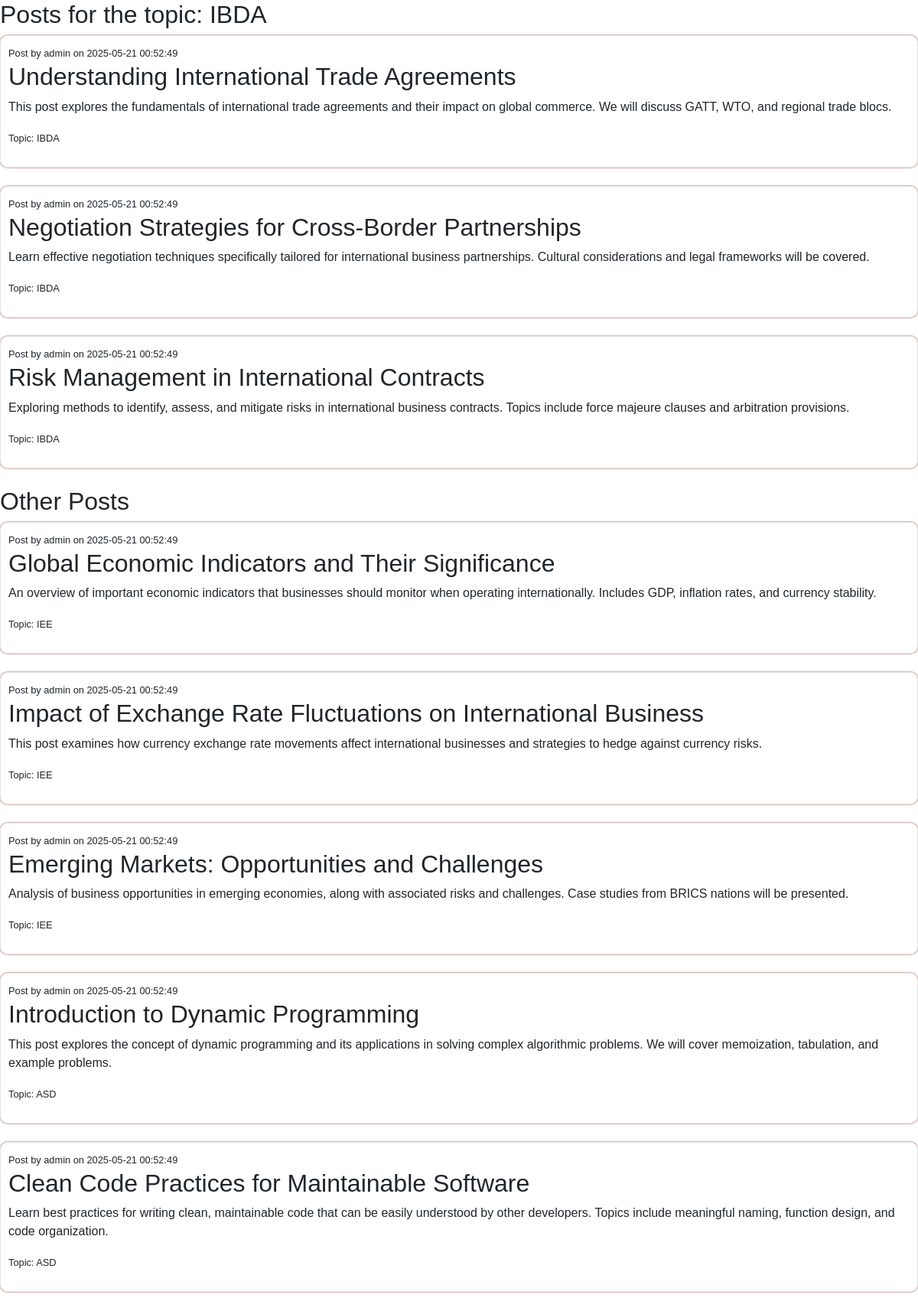
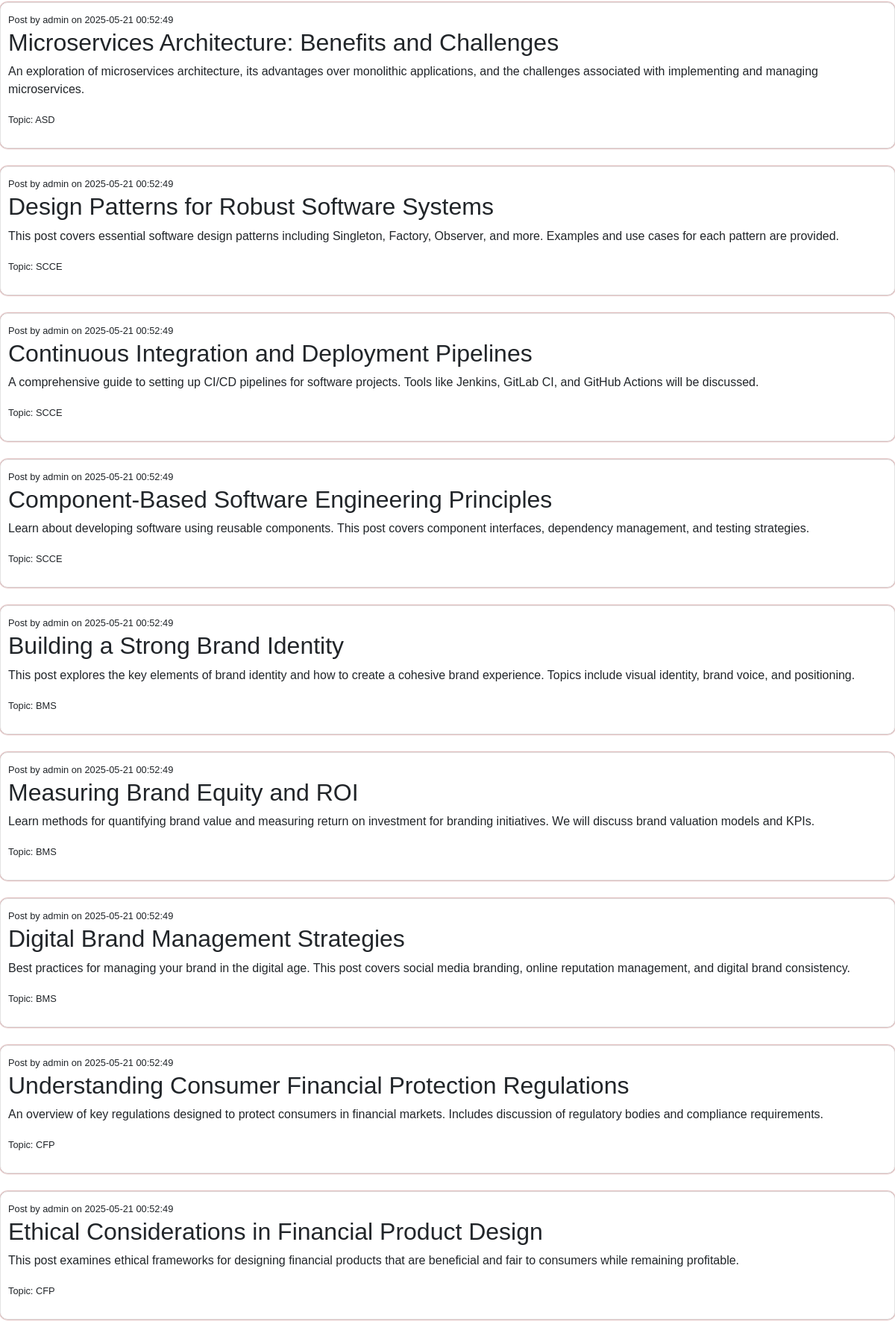
Page /view_posts.php?topic=IBDA (upper part) on the committed database (2 pictures, top to bottom).
### tables this page shows
CREATE TABLE IF NOT EXISTS posts (
    id INT AUTO_INCREMENT PRIMARY KEY,
    user_id INT NOT NULL,
    title VARCHAR(255) NOT NULL,
    content TEXT NOT NULL,
    topic VARCHAR(100) NOT NULL,
    created_at TIMESTAMP DEFAULT CURRENT_TIMESTAMP,
    FOREIGN KEY (user_id) REFERENCES users(id) ON DELETE CASCADE
);

CREATE TABLE IF NOT EXISTS users (
    id INT AUTO_INCREMENT PRIMARY KEY,
    username VARCHAR(50) NOT NULL UNIQUE,
    password VARCHAR(255) NOT NULL,
    email VARCHAR(100) NOT NULL UNIQUE,
    created_at TIMESTAMP DEFAULT CURRENT_TIMESTAMP
);

### view_posts.php (the view, shortened to what this page needs)
<!DOCTYPE html>
<html lang="en">
<head>
    <link href="https://stackpath.bootstrapcdn.com/bootstrap/4.5.2/css/bootstrap.min.css" rel="stylesheet">
    <link href="css/styles.css" rel="stylesheet">
</head>
<body>
    <?php
    include 'db.php';
    $selectedTopic = isset($_GET['topic']) ? $_GET['topic'] : '';
    if ($selectedTopic) {
        $sql = "SELECT posts.id, posts.title, posts.content, posts.topic, posts.created_at, users.username
                FROM posts
                JOIN users ON posts.user_id = users.id
                WHERE posts.topic = '$selectedTopic'
                ORDER BY posts.created_at DESC";
    }
    $result = $conn->query($sql);
    if ($result && $result->num_rows > 0) {
        echo "<h2>Posts for the topic: " . ($selectedTopic ? $selectedTopic : 'All Topics') . "</h2>";
        while ($row = $result->fetch_assoc()) {
            echo displayPost($row, $conn);
        }
    } else {
        echo "<p>No posts found for the selected topic.</p>";
    }
    if ($selectedTopic) {
        $sql = "SELECT posts.id, posts.title, posts.content, posts.topic, posts.created_at, users.username
                FROM posts
                JOIN users ON posts.user_id = users.id
                WHERE posts.topic != '$selectedTopic'";
        $sql .= " ORDER BY posts.created_at DESC";
        $result = $conn->query($sql);
        if ($result && $result->num_rows > 0) {
            echo "<h2>Other Posts</h2>";
            while ($row = $result->fetch_assoc()) {
                echo displayPost($row, $conn);
            }
        }
    }
    function displayPost($row, $conn) {
        echo "<div class='post mb-4 post-container'>";
        echo "<small class='post-meta'>Post by " . htmlspecialchars($row['username']) . " on " . $row['created_at'] . "</small>";
        echo "<h2 class='post-title'>" . htmlspecialchars($row['title']) . "</h2>";
        echo "<p class='post-content'>" . nl2br(htmlspecialchars($row['content'])) . "</p>";
        echo "<small class='post-topic'>Topic: " . htmlspecialchars($row['topic']) . "</small><br>";
        $post_id = $row['id'];
        $comment_sql = "SELECT comments.id, comments.content, comments.created_at, users.username
                        FROM comments
                        JOIN users ON comments.user_id = users.id
                        WHERE comments.post_id='$post_id'
                        ORDER BY comments.created_at DESC";
        $comment_result = $conn->query($comment_sql);
        echo "</div>";
    }
    ?>
</body>
</html>

### css/styles.css (style rules this page uses)
* { margin: 0; padding: 0; outline: none; box-sizing: border-box; font-family: 'Poppins', sans-serif; }
.post { border: 1px solid #e3e3e3; padding: 10px; margin-bottom: 20px; border-radius: 10px; box-shadow: 0px 0px 2px #800507; }

### rows in the picture
posts: user.username "admin", created_at "2025-05-21 00:52:49", title "Understanding International Trade Agreements", content "This post explores the fundamentals of international trade agreements and their impact on global commerce. We will discuss GATT, WTO, and regional trade blocs.", topic "IBDA"
posts: user.username "admin", created_at "2025-05-21 00:52:49", title "Negotiation Strategies for Cross-Border Partnerships", content "Learn effective negotiation techniques specifically tailored for international business partnerships. Cultural considerations and legal frameworks will be covered.", topic "IBDA"
posts: user.username "admin", created_at "2025-05-21 00:52:49", title "Risk Management in International Contracts", content "Exploring methods to identify, assess, and mitigate risks in international business contracts. Topics include force majeure clauses and arbitration provisions.", topic "IBDA"
posts: user.username "admin", created_at "2025-05-21 00:52:49", title "Global Economic Indicators and Their Significance", content "An overview of important economic indicators that businesses should monitor when operating internationally. Includes GDP, inflation rates, and currency stability.", topic "IEE"
posts: user.username "admin", created_at "2025-05-21 00:52:49", title "Impact of Exchange Rate Fluctuations on International Business", content "This post examines how currency exchange rate movements affect international businesses and strategies to hedge against currency risks.", topic "IEE"
posts: user.username "admin", created_at "2025-05-21 00:52:49", title "Emerging Markets: Opportunities and Challenges", content "Analysis of business opportunities in emerging economies, along with associated risks and challenges. Case studies from BRICS nations will be presented.", topic "IEE"
posts: user.username "admin", created_at "2025-05-21 00:52:49", title "Introduction to Dynamic Programming", content "This post explores the concept of dynamic programming and its applications in solving complex algorithmic problems. We will cover memoization, tabulation, and example problems.", topic "ASD"
posts: user.username "admin", created_at "2025-05-21 00:52:49", title "Clean Code Practices for Maintainable Software", content "Learn best practices for writing clean, maintainable code that can be easily understood by other developers. Topics include meaningful naming, function design, and code organization.", topic "ASD"
posts: user.username "admin", created_at "2025-05-21 00:52:49", title "Microservices Architecture: Benefits and Challenges", content "An exploration of microservices architecture, its advantages over monolithic applications, and the challenges associated with implementing and managing microservices.", topic "ASD"
posts: user.username "admin", created_at "2025-05-21 00:52:49", title "Design Patterns for Robust Software Systems", content "This post covers essential software design patterns including Singleton, Factory, Observer, and more. Examples and use cases for each pattern are provided.", topic "SCCE"
posts: user.username "admin", created_at "2025-05-21 00:52:49", title "Continuous Integration and Deployment Pipelines", content "A comprehensive guide to setting up CI/CD pipelines for software projects. Tools like Jenkins, GitLab CI, and GitHub Actions will be discussed.", topic "SCCE"
posts: user.username "admin", created_at "2025-05-21 00:52:49", title "Component-Based Software Engineering Principles", content "Learn about developing software using reusable components. This post covers component interfaces, dependency management, and testing strategies.", topic "SCCE"
posts: user.username "admin", created_at "2025-05-21 00:52:49", title "Building a Strong Brand Identity", content "This post explores the key elements of brand identity and how to create a cohesive brand experience. Topics include visual identity, brand voice, and positioning.", topic "BMS"
posts: user.username "admin", created_at "2025-05-21 00:52:49", title "Measuring Brand Equity and ROI", content "Learn methods for quantifying brand value and measuring return on investment for branding initiatives. We will discuss brand valuation models and KPIs.", topic "BMS"
posts: user.username "admin", created_at "2025-05-21 00:52:49", title "Digital Brand Management Strategies", content "Best practices for managing your brand in the digital age. This post covers social media branding, online reputation management, and digital brand consistency.", topic "BMS"
posts: user.username "admin", created_at "2025-05-21 00:52:49", title "Understanding Consumer Financial Protection Regulations", content "An overview of key regulations designed to protect consumers in financial markets. Includes discussion of regulatory bodies and compliance requirements.", topic "CFP"
posts: user.username "admin", created_at "2025-05-21 00:52:49", title "Ethical Considerations in Financial Product Design", content "This post examines ethical frameworks for designing financial products that are beneficial and fair to consumers while remaining profitable.", topic "CFP"

### other values in the picture
$selectedTopic "IBDA"
